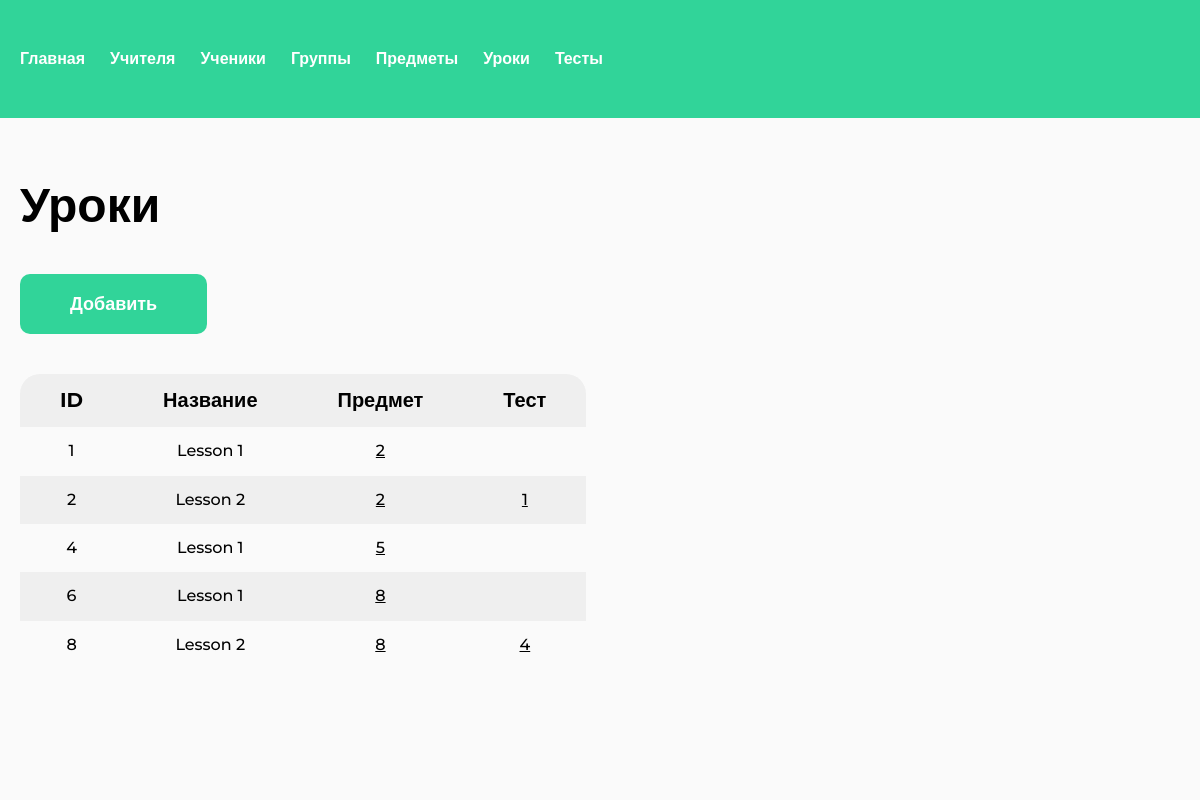
The app's page /lessons/ (signed in) with its own data.
### study/models.py (models this page shows, shortened)
class Lesson(models.Model):
    subject = models.ForeignKey(Subject, related_name="lessons", on_delete=models.CASCADE)
    name = models.CharField(max_length=128)
    video = models.FileField(upload_to="lessons/videos/", null=True, blank=True)
    photos = models.ManyToManyField(LessonPhoto, blank=True)
    test = models.ForeignKey(Test, related_name="lessons", on_delete=models.SET_NULL, null=True, blank=True)
    text = models.TextField(null=True, blank=True)
    class Meta:
        verbose_name = "Урок"
        verbose_name_plural = "Уроки"

class Subject(models.Model):
    group = models.ForeignKey(Group, related_name="subjects", on_delete=models.CASCADE)
    name = models.CharField(max_length=128)
    class Meta:
        verbose_name = "Предмет"
        verbose_name_plural = "Предметы"

class Test(models.Model):
    owner = models.ForeignKey(User, related_name="tests", on_delete=models.CASCADE)
    name = models.CharField(max_length=128)
    class Meta:
        verbose_name = "Тест"
        verbose_name_plural = "Тесты"

### study/views.py (the view)
# urls.py: path("lessons/", views.LessonsListView.as_view(), name="lessons"),
@method_decorator(admin_only, name="dispatch")
class LessonsListView(LoginRequiredMixin, ListView):
    model = Lesson
    context_object_name = "objects"
    template_name = "study/lesson/list.html"

### study/templates/study/lesson/list.html (shortened to what this page needs)
{% extends "base.html" %}
{% load static %}
{% block extra_css %}
<link rel="stylesheet" href="{% static 'css/table.css' %}">
{% endblock %}
{% block content %}
<section >
    <h1 class="h1">Уроки</h1>
    <a href="{% url 'lesson-add' %}" class="btn mt-40">Добавить</a>
    <div class="table-wrapper mt-40">
        <table class="table">
        <thead>
            <tr>
                <th>ID</th>
                <th>Название</th>
                <th>Предмет</th>
                <th>Тест</th>
            </tr>
        </thead>
        <tbody>
            {% for object in objects %}
            <tr>
                <td>
                    <a href="{% url 'lesson' object.id %}" class="table__object-url">{{ object.id }}</a>
                </td>
                <td>{{ object.name|default:"-" }}</td>
                <td>
                    <a href="{% if object.subject %}{% url 'subject' object.subject.pk %}{% endif %}" class="table__foreign-key">{{ object.subject.id }}</a>
                </td>
                <td>
                    <a href="{% if object.test %}#{% endif %}" class="table__foreign-key">{{ object.test.id }}</a>
                </td>
            </tr>
            {% endfor %}
        </tbody>
    </table>
    </div>
</section>
{% endblock %}

### static/css/main.css (style rules this page uses)
:root { --green: #31D499; --red: #D43131; --background: #FAFAFA; --gray: #B8B8B8; --tablePrimary: #EFEFEF; --tableSecondary: #FAFAFA; }
* { padding: 0; margin: 0; box-sizing: border-box; }
html { font-family: "Montserrat", sans-serif; }
body { display: flex; flex-direction: column; min-height: 100vh; height: 100%; }
.mt-40 { margin-top: 40px; }
.h1 { color: #000; font-size: 48px; font-weight: 700; }
.btn { color: #FFF; font-size: 18px; font-weight: 700; border-radius: 10px; background: var(--green); padding: 20px 50px; text-align: center; cursor: pointer; text-decoration: none; display: block; width: fit-content; }

### static/css/table.css (style rules this page uses)
.table-wrapper { width: 100%; overflow-x: auto; }
.table { border-radius: 20px; background: var(--tablePrimary); border-collapse: collapse; }
.table td, .table th { padding: 15px 40px; text-align: center; }
.table th { color: #000; font-size: 20px; font-weight: 700; }
.table td { color: #000; font-size: 16px; font-weight: 500; }
.table tbody tr:nth-of-type(2n-1) { background: var(--tableSecondary); }
.table__object-url { color: #000; text-decoration: none; }
.table__foreign-key { color: #000; }

### records on screen
Lesson: id "1", name "Lesson 1", subject.id "2"
Lesson: id "2", name "Lesson 2", subject.id "2", test.id "1"
Lesson: id "4", name "Lesson 1", subject.id "5"
Lesson: id "6", name "Lesson 1", subject.id "8"
Lesson: id "8", name "Lesson 2", subject.id "8", test.id "4"
